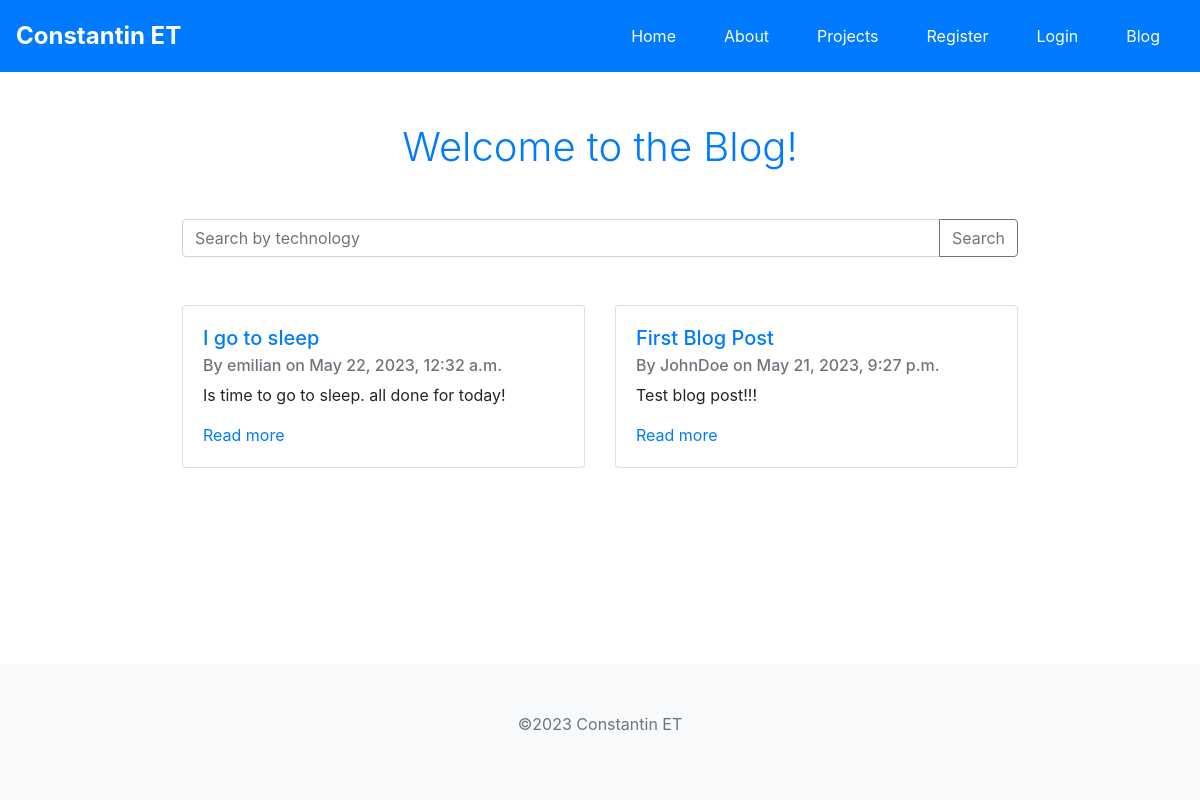
Screenshot of /blog/ with the database file from the repository.
### blog/models.py (models this page shows, shortened)
class Blog(models.Model):
    author = models.ForeignKey(settings.AUTH_USER_MODEL, on_delete=models.CASCADE)
    title = models.CharField(max_length=200)
    content = models.TextField()
    date_posted = models.DateTimeField(auto_now_add=True)

### portfolio/models.py (models this page shows, shortened)
class Footer(models.Model):
    title = models.CharField(max_length=200)

### blog/views.py (the view)
# urls.py: path('', BlogListView.as_view(), name='blog-home'),
class BlogListView(ListView):
    model = Blog
    template_name = 'blog/home.html'
    context_object_name = 'blogs'
    ordering = ['-date_posted']

### portfolio/context_processors.py (called while the page is built)
def footer(request):
    footer = Footer.objects.first()
    return {'footer': footer}

### blog/templates/blog/home.html (shortened to what this page needs)
{% extends "portfolio/base_generic.html" %}
{% load static %}
{% block content %}
    <div class="container my-5">
        <h1 class="display-4 text-center mb-5">Welcome to the Blog!</h1>
        <form method="GET" action="" class="mb-5">
            <div class="input-group">
                <input type="text" class="form-control" placeholder="Search by technology" name="q" value="{{ request.GET.q }}">
                <div class="input-group-append">
                    <button class="btn btn-outline-secondary" type="submit">Search</button>
                </div>
            </div>
        </form>
        <div class="row">
            {% for blog in blogs %}
            <div class="col-lg-6 mb-4">
                <div class="card">
                    <div class="card-body">
                        <h5 class="card-title"><a href="{% url 'blog-detail' blog.id %}">{{ blog.title }}</a></h5>
                        <h6 class="card-subtitle mb-2 text-muted">By {{ blog.author }} on {{ blog.date_posted }}</h6>
                        <p class="card-text">{{ blog.content }}</p>
                        <a href="{% url 'blog-detail' blog.id %}" class="card-link">Read more</a>
                    </div>
                </div>
            </div>
            {% empty %}
            <p>No posts yet.</p>
            {% endfor %}
        </div>
    </div>
{% endblock content %}

### portfolio/templates/portfolio/footer.html
<body class="d-flex flex-column min-vh-100">
    <div class="container mb-auto">
    </div>
    <footer class="footer mt-auto py-3 bg-light text-center">
        <div class="container">
            <p>&copy;{% now "Y" %} {{ footer.title }}</p>
        </div>
    </footer>
</body>

### portfolio/static/css/styles.css (style rules this page uses)
.container { max-width: 900px !important; margin: auto !important; padding: 2rem !important; }
.display-4 { font-size: 2.5rem !important; color: #007bff !important; }
.footer { background-color: #f8f9fa !important; color: #6c757d !important; }

### rows the page displays
Blog: title "I go to sleep", author "emilian", date_posted "May 22, 2023, 12:32 a.m.", content "Is time to go to sleep. all done for today!"
Blog: title "First Blog Post", author "JohnDoe", date_posted "May 21, 2023, 9:27 p.m.", content "Test blog post!!!"
Footer: title "Constantin ET"
